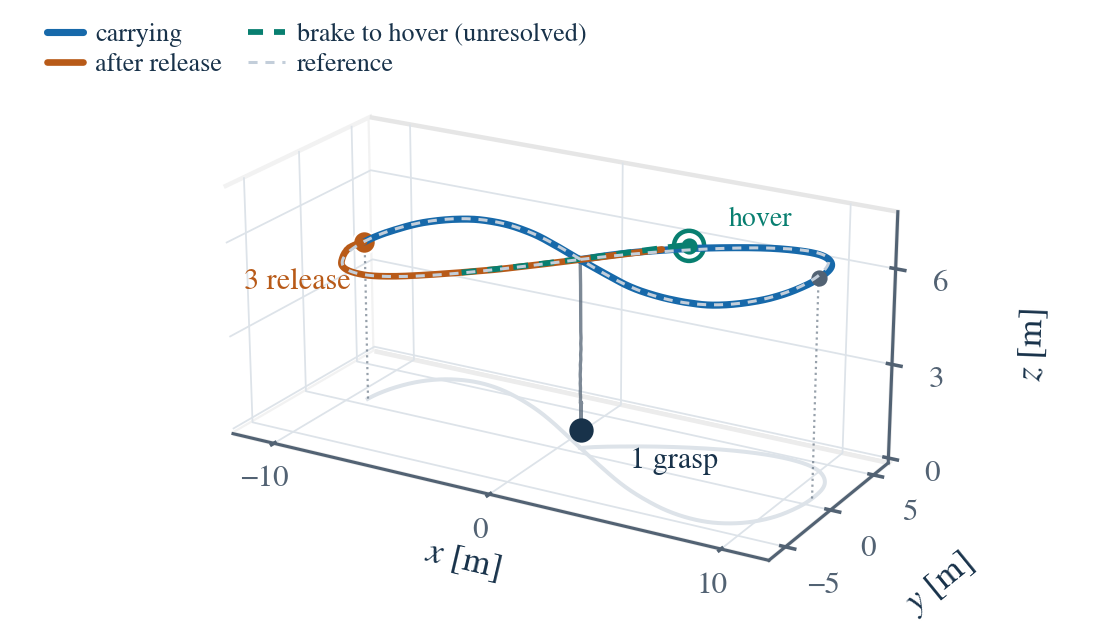

Reproduce this figure in Python.
#!/usr/bin/env python3
"""Fig. 2: measured three-dimensional mission trajectory (PX4 SITL).

Data provenance
---------------
Source is the PX4 ulog topic ``vehicle_local_position_groundtruth`` (simulator
ground truth, 50 Hz), converted NED -> ENU, the frame the NMPC reference is
expressed in. Each ulog is matched to its NMPC run log through
``boot_time_utc_us`` (both runs give t0 - boot = +49.8 s) and the match is
cross-checked against the altitude channel logged independently by the NMPC
node (corr 0.9998, rms 0.03 m).

  main  = 20260911_033026  (W5, arm B)  confirms in maneuver, +4.46 s
  brake = 20260911_030319  (W5, arm B)  UNRESOLVED at +12 s, 3 s smooth brake,
                                        confirms +16.40 s

Extracted traces are cached under ``../data`` so the figure rebuilds without
the PX4 log tree. The reference curve uses the nominal batch parameters of
run_mainline_ab.sh (W5), with no fitting to the measurement.
"""
import math
import os
import sys

import numpy as np
import matplotlib
matplotlib.use('Agg')
import matplotlib.pyplot as plt
from mpl_toolkits.mplot3d import Axes3D, proj3d  # noqa: F401

sys.path.insert(0, os.path.dirname(os.path.abspath(__file__)))
from paper_style import apply_style, BLUE, ORANGE, AQUA, INK, INK2, GRID

HERE = os.path.dirname(os.path.abspath(__file__))
DATA = os.path.join(HERE, '..', 'data')
PX4LOG = "/home/clear/PX4-Autopilot/build/px4_sitl_default/rootfs/log/2026-09-10"

# run key -> (ulog, boot_time_utc_us [s], NMPC handoff t=0 [s, same epoch])
RUNS = {
    'main':  ('20260911_033026', f"{PX4LOG}/19_30_39.ulg", 1789068634.783007, 1789068684.600),
    'brake': ('20260911_030319', f"{PX4LOG}/19_03_32.ulg", 1789067007.994,    1789067057.734),
}

# W5 trajectory parameters, scripts/gripper/run_mainline_ab.sh
R, W, RAMP, DZ, ZH, HOVER = 10.0, 0.1415, 9.36, 0.8, 6.0, 2.0
CX, CY = 0.99, 0.10                                   # figure-eight centre, from the run log
EV = dict(attach=6.30, lift=9.30, dyn=20.705, drop=56.046, confirm=60.502)   # main
EV_B = dict(dyn=20.80, drop=56.1, unres=68.1, confirm=72.50)                 # brake


def load(key):
    """Measured ENU trajectory, from the cached CSV if present."""
    stamp, ulg, boot, t0 = RUNS[key]
    csv = os.path.join(DATA, f'track3d_{stamp}.csv')
    if os.path.exists(csv):
        a = np.loadtxt(csv, delimiter=',', skiprows=1)
        return a[:, 0], a[:, 1], a[:, 2], a[:, 3]

    from pyulog import ULog
    u = ULog(ulg, ['vehicle_local_position_groundtruth'])
    d = [x for x in u.data_list if x.name == 'vehicle_local_position_groundtruth'][0]
    t = boot + d.data['timestamp'] / 1e6 - t0
    x, y, z = d.data['y'].astype(float), d.data['x'].astype(float), -d.data['z'].astype(float)
    m = (t >= -2.0) & (t <= 105.0)
    t, x, y, z = t[m], x[m], y[m], z[m]
    np.savetxt(csv, np.column_stack([t, x, y, z]), delimiter=',', fmt='%.5f',
               header='t_since_nmpc_handoff_s,x_enu_m,y_enu_m,z_enu_m', comments='')
    print('cached', csv)
    return t, x, y, z


def reference(t):
    """Nominal NMPC reference at mission time t (no fitting)."""
    tau = t - EV['dyn']
    if tau < HOVER:
        return CX, CY, ZH
    tc = tau - HOVER
    s = min(tc / RAMP, 1.0)
    al = 10 * s ** 3 - 15 * s ** 4 + 6 * s ** 5
    a = W * tc
    return (al * R * math.sin(a) + CX,
            al * .5 * R * math.sin(2 * a) + CY,
            ZH + al * DZ * math.sin(a))


def seg(t, *arrs, lo, hi):
    m = (t >= lo) & (t <= hi)
    return [a[m] for a in arrs]


def at(tt, t, *arrs):
    i = int(np.argmin(np.abs(t - tt)))
    return [a[i] for a in arrs]


def main():
    apply_style()
    plt.rcParams['savefig.bbox'] = None   # keep the declared figsize aspect
    t, x, y, z = load('main')
    tb, xb, yb, zb = load('brake')

    fig = plt.figure(figsize=(3.5, 1.95))
    ax = fig.add_subplot(111, projection='3d')

    # nominal reference, drawn above the measurement so the (small) gap is visible
    tr = np.linspace(EV['dyn'], EV['dyn'] + HOVER + 2 * math.pi / W, 1600)
    ref = np.array([reference(v) for v in tr])

    xc, yc, zc = seg(t, x, y, z, lo=EV['dyn'], hi=EV['drop'])
    ax.plot(xc, yc, np.zeros_like(zc), color=GRID, lw=.9, zorder=0)          # ground shadow

    xa, ya, za = seg(t, x, y, z, lo=0.0, hi=EV['dyn'])
    ax.plot(xa, ya, za, color=INK2, lw=.75, alpha=.75, zorder=4)             # descend + lift

    ax.plot(xc, yc, zc, color=BLUE, lw=1.6, zorder=6, solid_capstyle='round',
            label='carrying')
    xr, yr, zr = seg(t, x, y, z, lo=EV['drop'], hi=EV['drop'] + 13)
    ax.plot(xr, yr, zr, color=ORANGE, lw=1.5, zorder=7, solid_capstyle='round',
            label='after release')
    xk, yk, zk = seg(tb, xb, yb, zb, lo=EV_B['unres'] - 3.5, hi=EV_B['confirm'] + 14)
    ax.plot(xk, yk, zk, color=AQUA, lw=1.3, ls=(0, (2.6, 1.9)), zorder=8,
            label='brake to hover (unresolved)')
    ax.plot(*ref.T, color='#C3CEDA', lw=.68, ls=(0, (3.0, 2.6)), zorder=9,
            label='reference')

    # drop-lines at the two tips make the one-lobe-high / one-lobe-low geometry readable
    for a_t in (math.pi / 2, 3 * math.pi / 2):
        tt_ = EV['dyn'] + HOVER + a_t / W
        if tt_ > EV['drop']:
            tt_ = EV['dyn'] + HOVER + (a_t + 2 * math.pi) / W
        xt, yt, zt = at(tt_, t, x, y, z)
        ax.plot([xt, xt], [yt, yt], [0, zt], color=INK2, lw=.5, ls=':', alpha=.6, zorder=3)
        ax.scatter([xt], [yt], [zt], s=7, color=INK2, zorder=9, depthshade=False)

    px, py, pz = at(EV['attach'], t, x, y, z)
    ax.scatter([px], [py], [pz], s=20, color=INK, zorder=12, depthshade=False)
    dx, dy, dz_ = at(EV['drop'], t, x, y, z)
    ax.scatter([dx], [dy], [dz_], s=26, color=ORANGE, zorder=12, depthshade=False,
               edgecolors='white', linewidths=.5)
    hx, hy, hz = at(EV_B['confirm'] + 12, tb, xb, yb, zb)
    ax.scatter([hx], [hy], [hz], s=46, facecolors='none', edgecolors=AQUA,
               linewidths=1.0, zorder=12, depthshade=False)
    ax.scatter([hx], [hy], [hz], s=7, color=AQUA, zorder=13, depthshade=False)

    ax.set_xlabel('$x$ [m]', labelpad=-7)
    ax.set_ylabel('$y$ [m]', labelpad=-7)
    ax.set_zlabel('$z$ [m]', labelpad=-6)
    ax.set_xlim(-11.5, 11.5); ax.set_ylim(-6.5, 6.5); ax.set_zlim(0, 7.6)
    ax.set_xticks([-10, 0, 10]); ax.set_yticks([-5, 0, 5]); ax.set_zticks([0, 3, 6])
    ax.set_box_aspect((2.30, 1.0, 1.00), zoom=1.12)
    ax.view_init(elev=21, azim=-60)
    ax.tick_params(pad=-3.2)
    for a_ in (ax.xaxis, ax.yaxis, ax.zaxis):
        a_.pane.set_facecolor('white'); a_.pane.set_alpha(1.0)
        a_._axinfo['grid'].update(color=GRID, linewidth=.4)
    ax.set_position([-.03, -.035, 1.04, 1.0])

    ax.legend(loc='upper left', bbox_to_anchor=(.03, .985), bbox_transform=fig.transFigure,
              fontsize=5.9, ncol=2,
              handlelength=1.4, handletextpad=.45, labelspacing=.22,
              columnspacing=1.0, borderpad=.0)

    def tag(text, p, dxy, color, size=6.8, ha='center'):
        x2, y2, _ = proj3d.proj_transform(*p, ax.get_proj())
        ax.annotate(text, xy=(x2, y2), xycoords='data', xytext=dxy,
                    textcoords='offset points', color=color, fontsize=size,
                    ha=ha, va='center', annotation_clip=False)

    tag('1 grasp', (px, py, pz), (11, -7), INK, ha='left')
    tag('3 release', (dx, dy, dz_), (-3, -9), ORANGE, ha='right')
    tag('hover', (hx, hy, hz), (9, 6), AQUA, size=6.3, ha='left')

    out = os.path.join(HERE, 'fig_track_3d_measured')
    fig.savefig(out + '.pdf', bbox_inches=None)
    fig.savefig(out + '.png', dpi=320, bbox_inches=None)
    print('wrote', out + '.pdf/.png')
    print(f"carry z range {zc.min():.2f}..{zc.max():.2f} m  (dz={DZ} m stereo figure-eight)")


if __name__ == '__main__':
    main()
